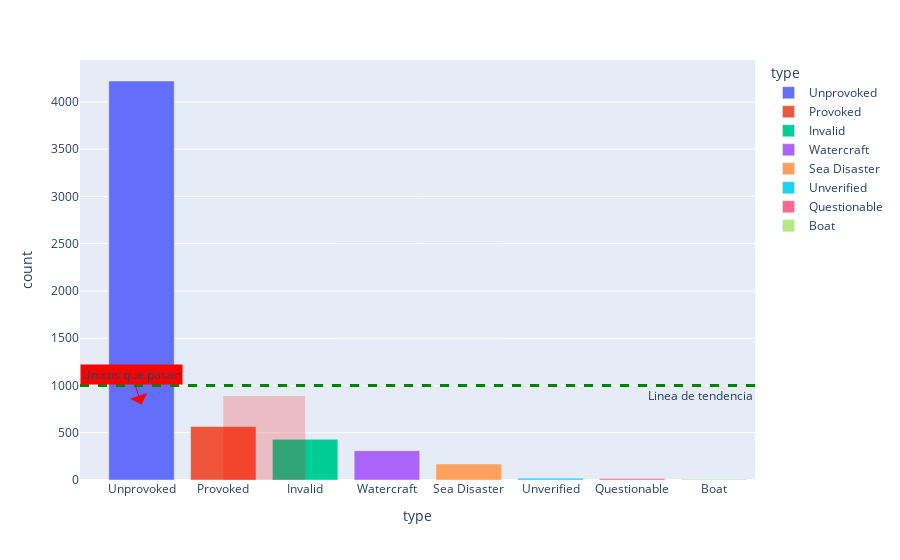

The code cell stored with this chart in its notebook:
### Code cell
fig = px.bar(type_count, type_count.index, type_count['count'], color=type_count.index)
fig.add_annotation(x='Unprovoked', y=800, text="Únicos que pasan", showarrow=True, arrowhead=1, arrowsize=3, arrowcolor='red', bgcolor='red')
fig.add_hline(1000, line_width=3, line_dash="dash", line_color="green", annotation_text="Linea de tendencia", 
              annotation_position="bottom right")
fig.add_vrect(y0=0, y1=0.2, x0='Provoked', x1='Invalid',line_width=0, fillcolor="red", opacity=0.2)

### Figure 1 — Plotly figure (JSON) as saved in the notebook; plotly's stock layout.template omitted (floating-point values rounded to 4 significant figures)
{"data": [{"alignmentgroup": "True", "hovertemplate": "type=%{x}<br>count=%{y}<extra></extra>", "legendgroup": "Unprovoked", "marker": {"color": "#636efa", "pattern": {"shape": ""}}, "name": "Unprovoked", "offsetgroup": "Unprovoked", "orientation": "v", "showlegend": true, "textposition": "auto", "type": "bar", "x": ["Unprovoked"], "xaxis": "x", "y": [4221], "yaxis": "y"}, {"alignmentgroup": "True", "hovertemplate": "type=%{x}<br>count=%{y}<extra></extra>", "legendgroup": "Provoked", "marker": {"color": "#EF553B", "pattern": {"shape": ""}}, "name": "Provoked", "offsetgroup": "Provoked", "orientation": "v", "showlegend": true, "textposition": "auto", "type": "bar", "x": ["Provoked"], "xaxis": "x", "y": [565], "yaxis": "y"}, {"alignmentgroup": "True", "hovertemplate": "type=%{x}<br>count=%{y}<extra></extra>", "legendgroup": "Invalid", "marker": {"color": "#00cc96", "pattern": {"shape": ""}}, "name": "Invalid", "offsetgroup": "Invalid", "orientation": "v", "showlegend": true, "textposition": "auto", "type": "bar", "x": ["Invalid"], "xaxis": "x", "y": [430], "yaxis": "y"}, {"alignmentgroup": "True", "hovertemplate": "type=%{x}<br>count=%{y}<extra></extra>", "legendgroup": "Watercraft", "marker": {"color": "#ab63fa", "pattern": {"shape": ""}}, "name": "Watercraft", "offsetgroup": "Watercraft", "orientation": "v", "showlegend": true, "textposition": "auto", "type": "bar", "x": ["Watercraft"], "xaxis": "x", "y": [310], "yaxis": "y"}, {"alignmentgroup": "True", "hovertemplate": "type=%{x}<br>count=%{y}<extra></extra>", "legendgroup": "Sea Disaster", "marker": {"color": "#FFA15A", "pattern": {"shape": ""}}, "name": "Sea Disaster", "offsetgroup": "Sea Disaster", "orientation": "v", "showlegend": true, "textposition": "auto", "type": "bar", "x": ["Sea Disaster"], "xaxis": "x", "y": [169], "yaxis": "y"}, {"alignmentgroup": "True", "hovertemplate": "type=%{x}<br>count=%{y}<extra></extra>", "legendgroup": "Unverified", "marker": {"color": "#19d3f3", "pattern": {"shape": ""}}, "name": "Unverified", "offsetgroup": "Unverified", "orientation": "v", "showlegend": true, "textposition": "auto", "type": "bar", "x": ["Unverified"], "xaxis": "x", "y": [19], "yaxis": "y"}, {"alignmentgroup": "True", "hovertemplate": "type=%{x}<br>count=%{y}<extra></extra>", "legendgroup": "Questionable", "marker": {"color": "#FF6692", "pattern": {"shape": ""}}, "name": "Questionable", "offsetgroup": "Questionable", "orientation": "v", "showlegend": true, "textposition": "auto", "type": "bar", "x": ["Questionable"], "xaxis": "x", "y": [17], "yaxis": "y"}, {"alignmentgroup": "True", "hovertemplate": "type=%{x}<br>count=%{y}<extra></extra>", "legendgroup": "Boat", "marker": {"color": "#B6E880", "pattern": {"shape": ""}}, "name": "Boat", "offsetgroup": "Boat", "orientation": "v", "showlegend": true, "textposition": "auto", "type": "bar", "x": ["Boat"], "xaxis": "x", "y": [7], "yaxis": "y"}], "layout": {"annotations": [{"arrowcolor": "red", "arrowhead": 1, "arrowsize": 3, "bgcolor": "red", "showarrow": true, "text": "Únicos que pasan", "x": "Unprovoked", "y": 800}, {"showarrow": false, "text": "Linea de tendencia", "x": 1, "xanchor": "right", "xref": "x domain", "y": 1000, "yanchor": "top", "yref": "y"}], "barmode": "relative", "legend": {"title": {"text": "type"}, "tracegroupgap": 0}, "margin": {"t": 60}, "shapes": [{"line": {"color": "green", "dash": "dash", "width": 3}, "type": "line", "x0": 0, "x1": 1, "xref": "x domain", "y0": 1000, "y1": 1000, "yref": "y"}, {"fillcolor": "red", "line": {"width": 0}, "opacity": 0.2, "type": "rect", "x0": "Provoked", "x1": "Invalid", "xref": "x", "y0": 0, "y1": 0.2, "yref": "y domain"}], "xaxis": {"anchor": "y", "categoryarray": ["Unprovoked", "Provoked", "Invalid", "Watercraft", "Sea Disaster", "Unverified", "Questionable", "Boat"], "categoryorder": "array", "domain": [0, 1], "title": {"text": "type"}}, "yaxis": {"anchor": "x", "domain": [0, 1], "title": {"text": "count"}}}}
